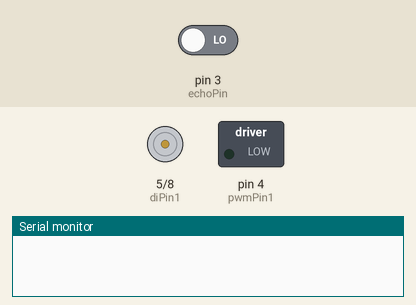
The sketch below on a simulated Arduino Uno, built with avr-gcc and run on an emulated ATmega328P. On the bench: motor-driver pin pairs drawn as motors (green arrow = first pin HIGH = forward, orange = second pin HIGH = backward, longer = more drive), switched loads named in the sketch (green lamp = pin HIGH), the last lines printed to the serial monitor. Inputs (shaded band) come from the test bench; at power-on: pin 3 (echoPin) LOW. Pins used as bus, display or sensor lines are not drawn.

Above: at 3.5 s.
At 9.5 s:
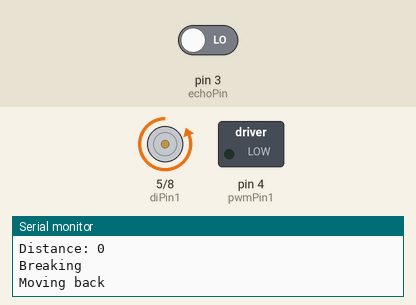
Timing chart, 0 to 15.6 s (numbered marks = the images above):
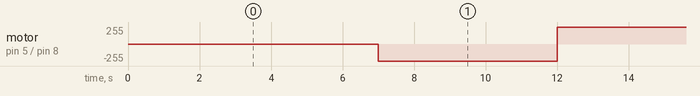

Measured:
- by itself, motor on pin 5 (diPin1) / pin 8 (diPin2): repeats every 12.0 s: forward 255/255 4.0 s, stopped 3.0 s, backward 255/255 5.0 s

The sketch:

obstacle_Avoiding_robot.ino
```cpp
#include <Wire.h>

// Define pins for motor control
int diPin2 = 8; // Brake pin for motor 1
int pwmPin1 = 4; // PWM (Speed) pin for motor 1
int diPin1 = 5;  // Direction pin for motor 1

// Define pins for ultrasonic sensor
const int trigPin = 2; // Digital pin 7 for trigger
const int echoPin = 3; // Digital pin 8 for echo

// Define variables
long duration;
int distance;

void setup() {
  pinMode(diPin1, OUTPUT);
  pinMode(diPin2, OUTPUT);
  pinMode(pwmPin1, OUTPUT);
  pinMode(trigPin, OUTPUT);
  pinMode(echoPin, INPUT);

  Serial.begin(9600); // Initialize serial communication
}

void moveforw() {
  Serial.println("Moving forward");
  digitalWrite(diPin1, HIGH);
  digitalWrite(diPin2, LOW);
  analogWrite(pwmPin1, 120);
}

void moveback() {
  Serial.println("Moving back");
  digitalWrite(diPin2, HIGH);
  digitalWrite(diPin1, LOW);
  analogWrite(pwmPin1, 120);
  delay(5000); // Adjust delay based on your requirements
  moveforw();
}

void breakit() {
  Serial.println("Breaking");
  digitalWrite(diPin1, LOW);
  digitalWrite(diPin2, LOW);
}

void loop() {
  // Trigger the ultrasonic sensor
  digitalWrite(trigPin, LOW);
  delay(2000);
  digitalWrite(trigPin, HIGH);
  delay(1000);
  digitalWrite(trigPin, LOW);

  // Measure the duration of the echo
  duration = pulseIn(echoPin, HIGH);

  // Calculate the distance in centimeters
  distance = (duration / 2)/29.1;

  // Print distance for debugging
  Serial.print("Distance: ");
  Serial.println(distance);

  if (distance < 20) {
    // If obstacle detected, stop the motors
    breakit();
    delay(3000); // Adjust delay based on your requirements
    moveback();
  } else {
    moveforw();
  }
}
```
